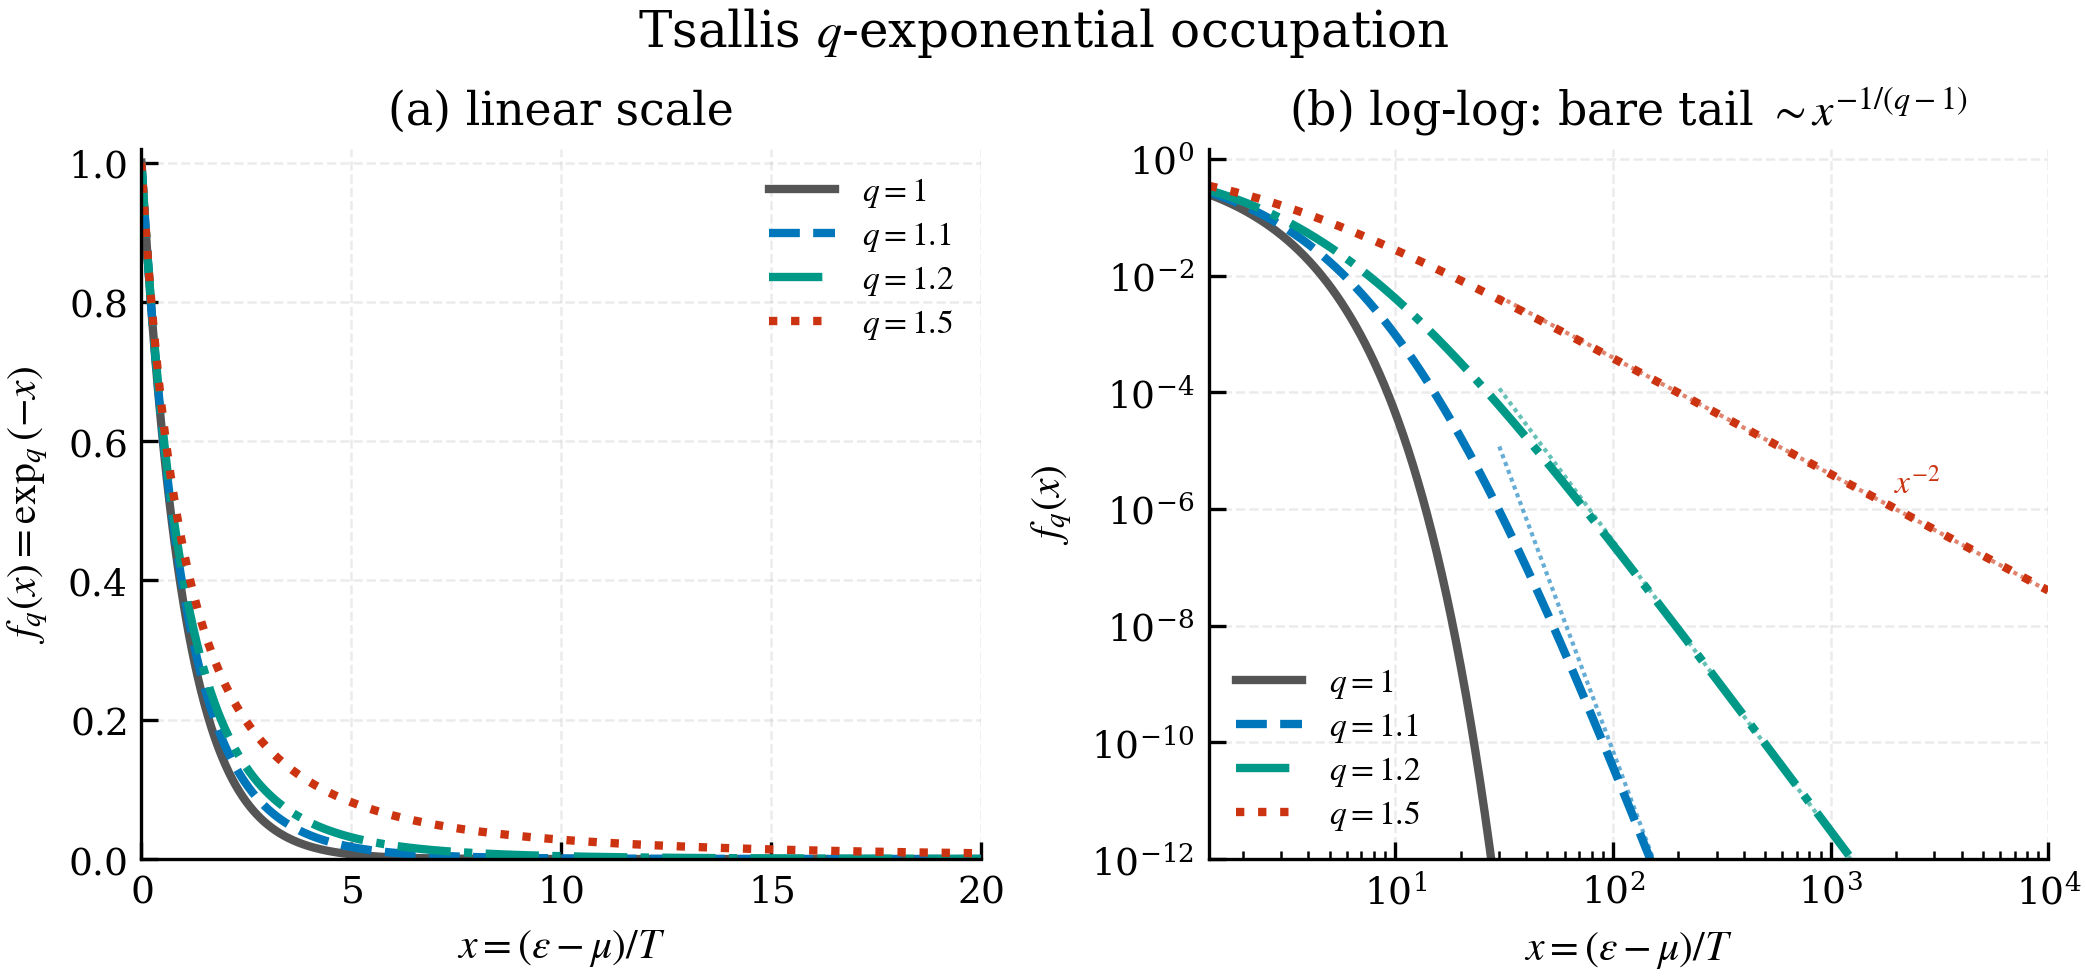

Write Python code to recreate this figure.
# -*- coding: utf-8 -*-
"""
fig03_tsallis.py  ->  fig03_tsallis.{pdf,png}

WHAT IT SHOWS
-------------
The Tsallis q-exponential occupation

        f_q(x) = exp_q(-x) = [1 + (q-1) x]^{-1/(q-1)} ,
        x = (eps - mu) / T ,

for q = 1.0, 1.1, 1.2, 1.5.  Two panels:
    (a) LINEAR scale, showing how the near-thermal region fattens as q grows;
    (b) LOG-LOG scale, showing the BARE power-law asymptote

            f_q(x) ~ x^{-1/(q-1)}      (q > 1),

        with thin reference lines of slope -1/(q-1):
            q = 1.1 -> -10,   q = 1.2 -> -5,   q = 1.5 -> -2.
    The q = 1.0 curve is the ordinary exponential e^{-x} (no power-law tail).

CONVENTION / RISK (R08 / O5, see 00_conventions.tex)
----------------------------------------------------
The plotted quantity is the BARE phase-space occupation, whose tail index is

        -1/(q-1)      (NOT -q/(q-1)).

The index -q/(q-1) = 1 + 1/(q-1) belongs to the Lorentz-invariant p_T yield
dN/(p_T dp_T dy), which carries one extra power of momentum from the
phase-space measure and is used only in the spectra-fit figures.  The
reference-line slopes and this docstring both use -1/(q-1) so that
code, caption, and log-log fit slope agree.

Physical parameters (for the eps <-> x mapping):
        mu = 0,  T = 0.1 GeV,  m = m_pi = 0.13957 GeV,
so the comoving energy is eps = x*T and the kinematic threshold is
x_th = m/T = zeta = 1.3957.

PROVENANCE
----------
COMPUTED (pure evaluation of exp_q; no data).

Run:  python fig03_tsallis.py
"""

from __future__ import annotations

import os
import sys

HERE = os.path.dirname(os.path.abspath(__file__))
CODE_DIR = os.path.dirname(HERE)
if CODE_DIR not in sys.path:
    sys.path.insert(0, CODE_DIR)

import numpy as np  # noqa: E402

import _common as C  # noqa: E402
from _common import apply_style, savefig_dual, exp_q, coldness  # noqa: E402


def main():
    plt = apply_style()

    T = 0.1                       # GeV
    m = C.M_PION                  # 0.13957 GeV
    mu = 0.0
    zeta = coldness(m, T)         # threshold x_th = m/T
    print(f"params: mu={mu}, T={T} GeV, m=m_pi={m:.5f} GeV, "
          f"threshold x_th = m/T = {zeta:.4f}")

    qs = [1.0, 1.1, 1.2, 1.5]
    styles = ["-", "--", "-.", ":"]
    colors = ["#555555", "#0077BB", "#009988", "#CC3311"]

    x_lin = np.linspace(0.0, 20.0, 1200)
    x_log = np.logspace(np.log10(zeta), 4.0, 1400)   # from threshold upward

    fig, (axa, axb) = plt.subplots(1, 2, figsize=(7.0, 3.3))

    # --- panel (a): linear -------------------------------------------------
    for q, ls, col in zip(qs, styles, colors):
        axa.plot(x_lin, exp_q(-x_lin, q), ls=ls, color=col, lw=2.0,
                 label=rf"$q={q:g}$")
    axa.set_xlim(0.0, 20.0)
    axa.set_ylim(0.0, 1.02)
    axa.set_xlabel(r"$x = (\varepsilon-\mu)/T$")
    axa.set_ylabel(r"$f_q(x) = \exp_q(-x)$")
    axa.set_title("(a) linear scale")
    axa.grid(True, which="major", alpha=0.25)
    axa.legend(loc="upper right", fontsize=8)

    # --- panel (b): log-log with bare -1/(q-1) reference lines -------------
    for q, ls, col in zip(qs, styles, colors):
        fq = exp_q(-x_log, q)
        axb.plot(x_log, fq, ls=ls, color=col, lw=2.0, label=rf"$q={q:g}$")
        if q > 1.0:
            slope = -1.0 / (q - 1.0)          # BARE index
            x0 = 300.0
            ref = exp_q(-x0, q) * (x_log / x0) ** slope
            mask = x_log > 30.0
            axb.plot(x_log[mask], ref[mask], ls=(0, (1, 1)),
                     color=col, lw=1.0, alpha=0.6)
            # slope annotation near the tail
            axb.annotate(rf"$x^{{{slope:.0f}}}$",
                         xy=(2.5e3, exp_q(-2.5e3, q) * 3),
                         color=col, fontsize=8, ha="center")

    axb.set_xscale("log")
    axb.set_yscale("log")
    axb.set_xlim(zeta, 1e4)
    axb.set_ylim(1e-12, 1.5)
    axb.set_xlabel(r"$x = (\varepsilon-\mu)/T$")
    axb.set_ylabel(r"$f_q(x)$")
    axb.set_title(r"(b) log-log: bare tail $\sim x^{-1/(q-1)}$")
    axb.grid(True, which="major", alpha=0.25)
    axb.legend(loc="lower left", fontsize=8)

    fig.suptitle("Tsallis $q$-exponential occupation", fontsize=12)

    paths = savefig_dual(fig, "fig03_tsallis")
    for p in paths:
        print("wrote", p)

    # numeric slope verification (acceptance: matches -1/(q-1) to <2%)
    print("log-log tail slope check (large-x finite difference):")
    for q in qs[1:]:
        xa, xb = 1e3, 1e4
        s = (np.log(exp_q(-xb, q)) - np.log(exp_q(-xa, q))) / \
            (np.log(xb) - np.log(xa))
        print(f"  q={q:g}: measured {s:.3f}  vs  -1/(q-1) = "
              f"{-1.0/(q-1.0):.3f}")
    plt.close(fig)


if __name__ == "__main__":
    main()
